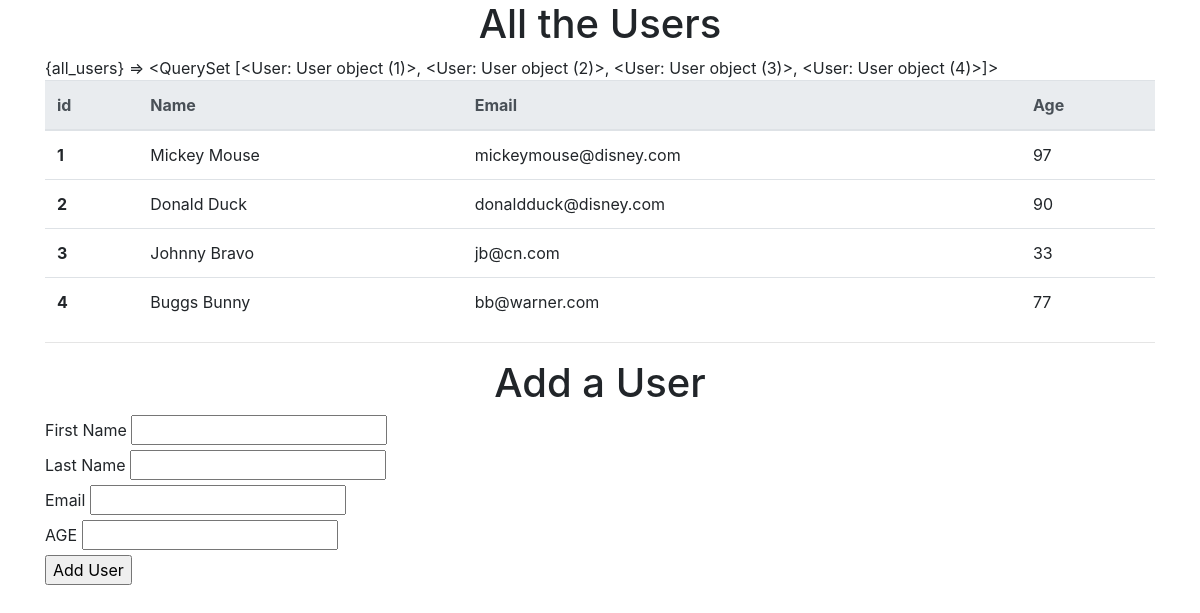
The page / on the database its author committed.
### app_users/models.py (models this page shows)
class User(models.Model): # inherits from models.Model
  first_name = models.CharField(max_length=50)
  last_name = models.CharField(max_length=50)
  email = models.CharField(max_length=50)
  age = models.PositiveSmallIntegerField()
  created_at = models.DateTimeField(auto_now_add=True)
  updated_at = models.DateTimeField(auto_now=True)

### app_users/views.py (the view)
# urls.py: path('', views.index),
def index(request):
  print('\n----------- index ----------')
  context = {
    'all_users': User.objects.all()
  }
  return render(request, 'index.html', context)

### app_users/templates/index.html (shortened to what this page needs)
<!DOCTYPE html>
<html lang="en">
  <head>
    <link
      rel="stylesheet"
      href="https://cdn.jsdelivr.net/npm/bootstrap@4.5.3/dist/css/bootstrap.min.css"
    />
  </head>
  <body>
    <div class="container">
      <h1>All the Users</h1>
      {all_users} => {{ all_users}}
      <table class="table">
        <thead class="thead-light">
          <tr>
            <th>id</th>
            <th>Name</th>
            <th>Email</th>
            <th>Age</th>
          </tr>
        </thead>
        <tbody>
          {% for user in all_users %}
          <tr>
            <th scope="row">{{ forloop.counter }}</th>
            <td>{{ user.first_name}} {{ user.last_name }}</td>
            <td>{{ user.email }}</td>
            <td>{{ user.age }}</td>
          </tr>
          {% endfor %}
        </tbody>
      </table>
      <hr />
      <h1>Add a User</h1>
      <form action="/process_form" method="post">
        <div class="form-div">
          <label for="fname">First Name</label>
          <input type="text" name="first_name" id="fname" /><br />
          <label for="lname">Last Name</label>
          <input type="text" name="last_name" id="lname" /><br />
          <label for="email">Email</label>
          <input type="text" name="email" id="email" /><br />
          <label for="age">AGE</label>
          <input type="number" name="age" id="age" /><br />
          <input type="submit" value="Add User" />
        </div>
      </form>
    </div>
  </body>
</html>

### app_users/templates/index.html (style rules this page uses)
h1 { text-align: center; }

### rows shown on the page
User: id "<QuerySet [<User: User object (1)>, <User: User object (2)>, <User: User object (3)>, <User: User object (4)>]>", first_name "Mickey", last_name "Mouse", email "mickeymouse@disney.com", age "97"
User: first_name "Donald", last_name "Duck", email "donaldduck@disney.com", age "90"
User: first_name "Johnny", last_name "Bravo", email "jb@cn.com", age "33"
User: first_name "Buggs", last_name "Bunny", email "bb@warner.com", age "77"
